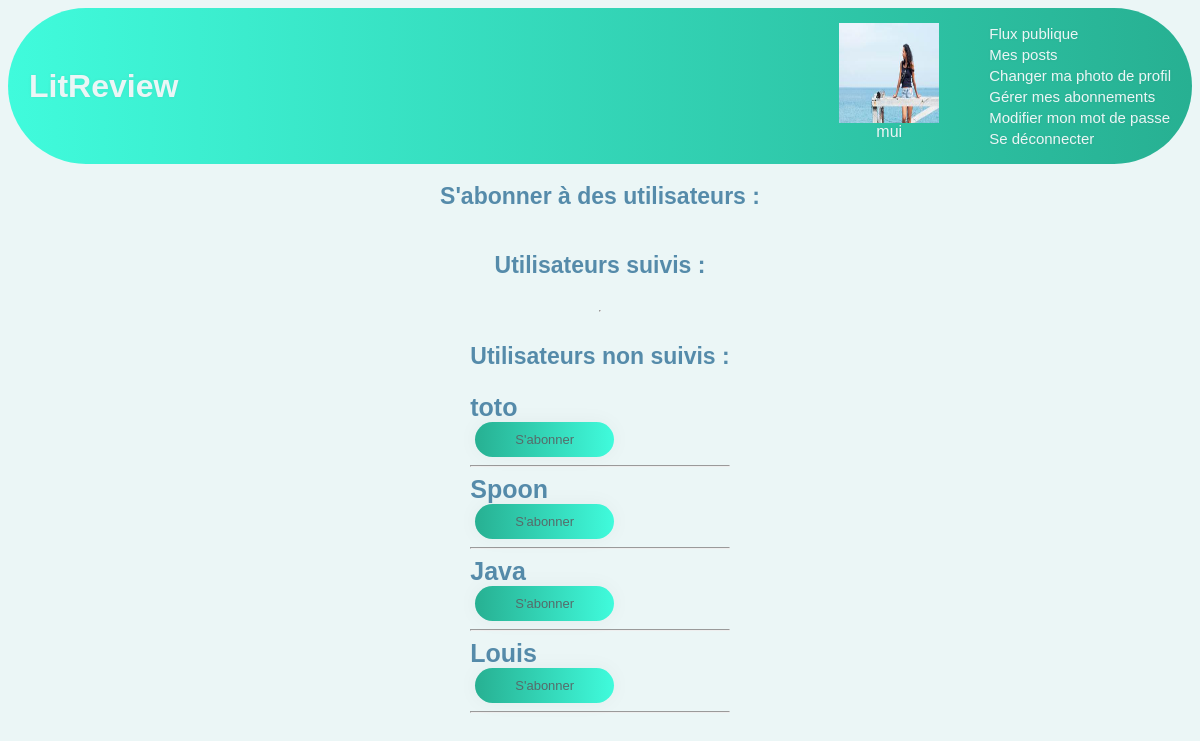
The app's page /follow/0/ (signed in), older data.
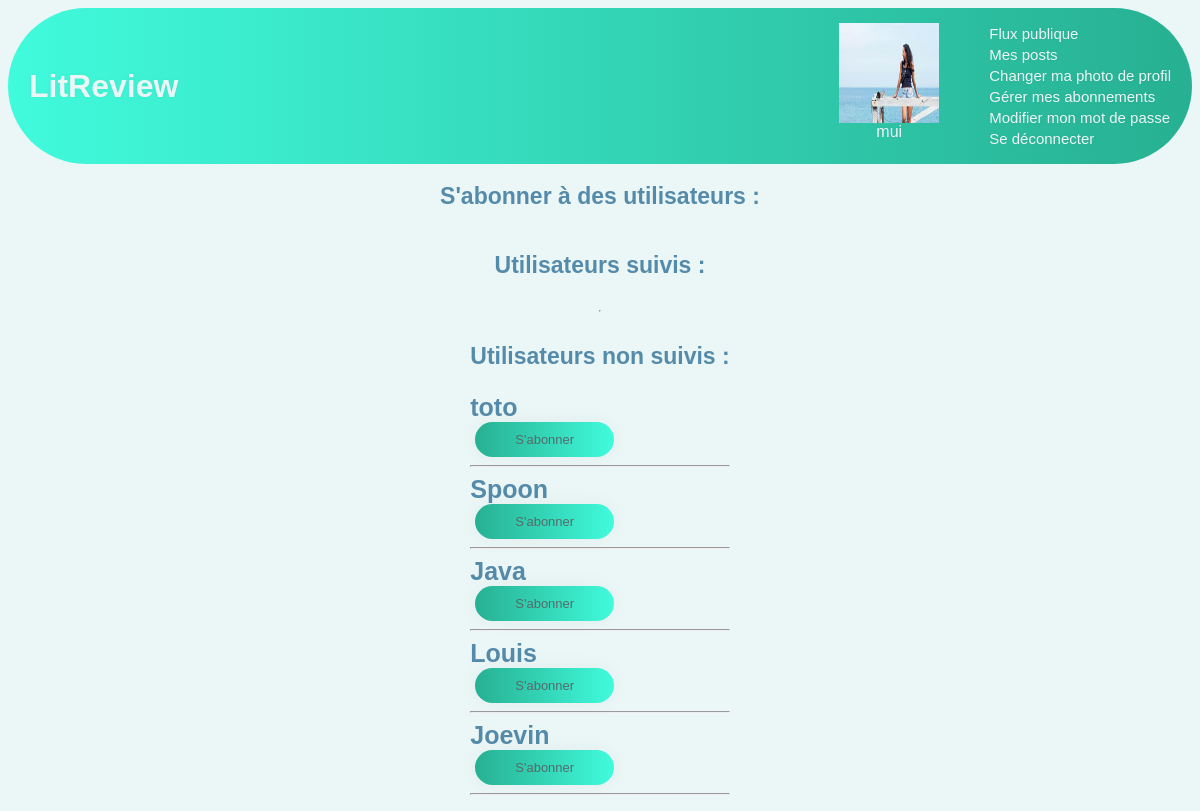
The same page, newer data.
### authentication/models.py (models this page shows, shortened)
class User(AbstractUser):
    profile_picture = models.ImageField(verbose_name='image', null=True, blank=True)
    IMAGE_MAX_SIZE = (300, 500)

### authentication/views.py (the view, shortened to what this page needs)
# urls.py: path('<str:type>/<int:user_id>/', authentication.views.FollowUser.as_view(), name='follow-user'),
class FollowUser(LoginRequiredMixin, View):
    def get(self, request, type, user_id):
        users = self.get_users(request)
        return render(
            request,
            'authentication/follow_users.html',
            context={
                'followed_users': users[0],
                'not_followed_users': users[1]
            }
        )
    def get_users(self, request):
        relations = list(models.UserFollow.objects.filter(
            user=request.user)
        )
        not_followed_users = list(models.User.objects.all())
        followed_users = []
        for relation in relations:
            user_followed = relation.followed_user
            not_followed_users.remove(relation.followed_user)
            followed_users.append(user_followed)
        if request.user in followed_users:
            followed_users.remove(request.user)
        elif request.user in not_followed_users:
            not_followed_users.remove(request.user)
        return (followed_users, not_followed_users)

### authentication/templates/authentication/follow_users.html (shortened to what this page needs)
{% extends 'base.html' %}
{% block content %}
    <h2>S'abonner à des utilisateurs :</h2>
    <div>
        <h3>Utilisateurs suivis :</h3>
    </div>
    <hr>
    <div>
        <h3>Utilisateurs non suivis :</h3>
        {% for not_followed_user in not_followed_users %}
        <h6 class="follow_username">{{ not_followed_user.username }}</h6> <a href="{% url 'follow-user' 'follow' not_followed_user.id %}"><button>S'abonner</button></a>
        <hr>
    {% endfor %}
    </div>
{% endblock content %}

Row changes from the older to the newer data that the page shows:
added User: username "Joevin"
